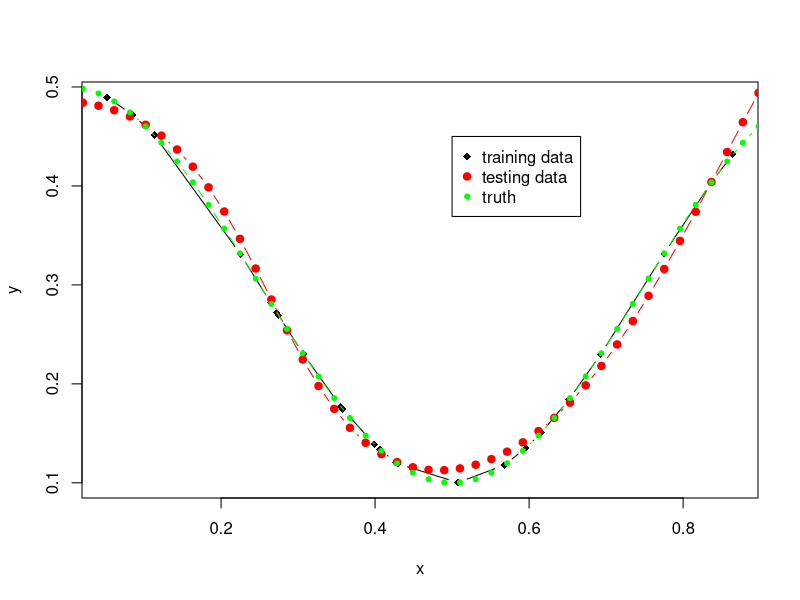

Generate this figure with R: (Note: this script raises an error after producing the figure.)
library(MASS)
library(nnet)

set.seed(10)

# Generate the data suggested (basically the XOR data set):
# Since x belongs to [0,1] we sample it using Uniform Distribution
nTrain = 25
X      = runif( nTrain )
X      = sort(X)
X      = data.frame(X)
YTrain = 0.3 + 0.2 * cos( 2 * pi * X ) 

# Generate NTest new vectors and predict their response: 
XTest = seq(0.,1.,length=50)
XTest = sort( XTest )
XTest = data.frame( XTest ) 
YTest = 0.3 + 0.2 * cos( 2 * pi * XTest ) 

# Train a neural network on this data
regNet = nnet( X, YTrain, size=2, trace=FALSE ) # the example calling sequence
YPredict = predict( regNet, XTest ) # the predictions

matplot( X, YTrain, xlab='x', ylab='y', type="b", pch=18, col="black" )
matplot( XTest, YPredict, type="b", pch=19, col="red", add=T ) 
matplot( XTest, YTest, type="b", pch=20, col="green", add=T ) # the truth 

legend( 0.5, 0.45, legend=c( "training data", "testing data", "truth" ), pch=c(18,19,20), col=c("black","red","green") )

if( savePlots ){
  dev.off()
}


